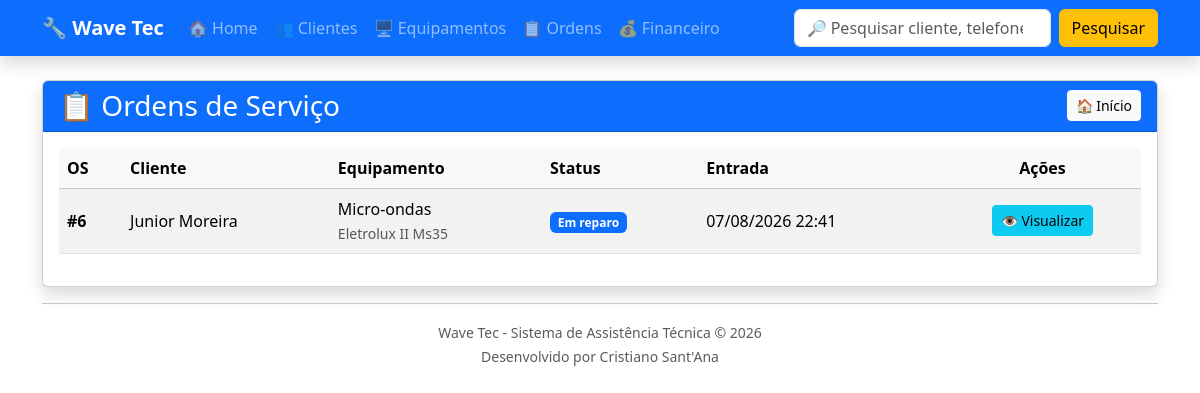
Page /ordens/?status=EM_REPARO on the earlier database version.
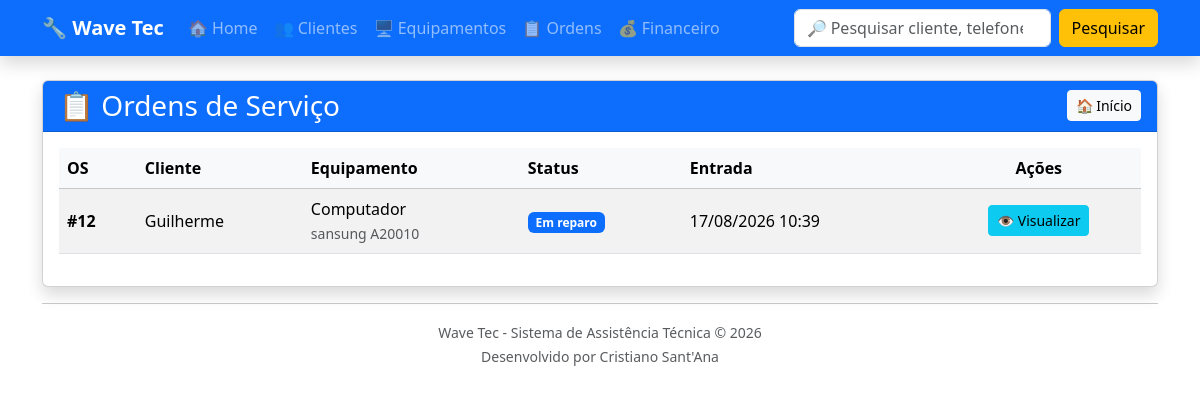
Same page on the later database version.
### ordens/models.py (models this page shows, shortened)
class OrdemServico(models.Model):
    STATUS = [
        ("ABERTA", "Aberta"),
        ("EM_ANALISE", "Em análise"),
        ("AGUARDANDO_PECA", "Aguardando peça"),
        ("EM_REPARO", "Em reparo"),
        ("PRONTO", "Pronto"),
        ("SEM_CONSERTO", "Sem conserto"),
        ("ENTREGUE", "Entregue"),
    ]
    equipamento_cadastrado = models.ForeignKey(
        Equipamento,
        on_delete=models.CASCADE,
        related_name="ordens"
    )
    data_abertura = models.DateTimeField(
        auto_now_add=True
    )
    defeito = models.TextField()
    acessorios = models.TextField(
        blank=True
    )
    observacoes = models.TextField(
        blank=True
    )
    reparo = models.TextField(
        blank=True
    )
    valor = models.DecimalField(
        max_digits=10,
        decimal_places=2,
        default=0
    )
    forma_pagamento = models.CharField(
        max_length=30,
        blank=True
    )
    status = models.CharField(
        max_length=20,
        choices=STATUS,
        default="ABERTA"
    )
    @property
    def cliente(self):
        return self.equipamento_cadastrado.cliente

### equipamentos/models.py (models this page shows, shortened)
class Equipamento(models.Model):
    TIPOS = [
        ("TV", "Televisão"),
        ("NOTE", "Notebook"),
        ("PC", "Computador"),
        ("CEL", "Celular"),
        ("SOM", "Som"),
        ("MICRO", "Micro-ondas"),
        ("OUTRO", "Outro"),
    ]
    cliente = models.ForeignKey(
        Cliente,
        on_delete=models.CASCADE
    )
    tipo = models.CharField(
        max_length=20,
        choices=TIPOS
    )
    marca = models.CharField(
        max_length=50
    )
    modelo = models.CharField(
        max_length=50
    )
    numero_serie = models.CharField(
        max_length=100,
        blank=True
    )
    acessorios = models.TextField(
        blank=True
    )
    garantia = models.BooleanField(
        default=False
    )
    data_entrada = models.DateField(
        auto_now_add=True
    )
    status = models.CharField(
        max_length=30,
        default="Em análise"
    )

### clientes/models.py (models this page shows, shortened)
class Cliente(models.Model):
    nome = models.CharField(max_length=100)
    telefone = models.CharField(max_length=20)
    endereco = models.CharField(max_length=200)

### ordens/views.py (the view)
def lista_ordens(request):
    status = request.GET.get("status")
    ordens = OrdemServico.objects.all()
    if status:
        ordens = ordens.filter(
            status=status
        )
    ordens = ordens.order_by("-id")
    return render(
        request,
        "ordens/lista_ordens.html",
        {
            "ordens": ordens,
            "status_filtro": status,
        }
    )

### ordens/templates/ordens/lista_ordens.html (shortened to what this page needs)
{% extends "base.html" %}
{% block content %}
<div class="card shadow">
    <div class="card-header bg-primary text-white">
        <div class="d-flex justify-content-between align-items-center">
            <h3 class="mb-0">
                📋 Ordens de Serviço
            </h3>
            <a href="/" class="btn btn-light btn-sm">
                🏠 Início
            </a>
        </div>
    </div>
    <div class="card-body">
        <table class="table table-striped table-hover align-middle">
            <thead class="table-light">
                <tr>
                    <th>OS</th>
                    <th>Cliente</th>
                    <th>Equipamento</th>
                    <th>Status</th>
                    <th>Entrada</th>
                    <th class="text-center">Ações</th>
                </tr>
            </thead>
            <tbody>
                {% for ordem in ordens %}
                <tr>
                    <td>
                        <strong>#{{ ordem.id }}</strong>
                    </td>
                    <td>
                        {{ ordem.cliente.nome }}
                    </td>
                    <td>
                        {{ ordem.equipamento_cadastrado.get_tipo_display }}
                        <br>
                        <small class="text-muted">
                            {{ ordem.equipamento_cadastrado.marca }}
                            {{ ordem.equipamento_cadastrado.modelo }}
                        </small>
                    </td>
                    <td>
                        {% if ordem.status == "ABERTA" %}
                            <span class="badge bg-danger">
                                Aberta
                            </span>
                        {% elif ordem.status == "EM_ANALISE" %}
                            <span class="badge bg-warning text-dark">
                                Em análise
                            </span>
                        {% elif ordem.status == "AGUARDANDO_PECA" %}
                            <span class="badge bg-info text-dark">
                                Aguardando peça
                            </span>
                        {% elif ordem.status == "EM_REPARO" %}
                            <span class="badge bg-primary">
                                Em reparo
                            </span>
                        {% elif ordem.status == "PRONTO" %}
                            <span class="badge bg-success">
                                Pronto
                            </span>
                        {% elif ordem.status == "SEM_CONSERTO" %}
                            <span class="badge bg-dark">
                                Sem conserto
                            </span>
                        {% elif ordem.status == "ENTREGUE" %}
                            <span class="badge bg-secondary">
                                Entregue
                            </span>
                        {% else %}
                            <span class="badge bg-light text-dark">
                                {{ ordem.get_status_display }}
                            </span>
                        {% endif %}
                    </td>
                    <td>
                        {{ ordem.data_abertura|date:"d/m/Y H:i" }}
                    </td>
                    <td class="text-center">
                        <a
                            href="{% url 'detalhe_ordem' ordem.id %}"
                            class="btn btn-info btn-sm">
                            👁 Visualizar
                        </a>
                    </td>
                </tr>
                {% empty %}
                <tr>
                    <td colspan="6" class="text-center">
                        Nenhuma Ordem de Serviço cadastrada.
                    </td>
                </tr>
                {% endfor %}
            </tbody>
        </table>
    </div>
</div>
{% endblock %}

Differences in the rows shown:
removed OrdemServico: id "6", cliente.nome "Junior Moreira", equipamento_cadastrado.tipo "Micro-ondas", equipamento_cadastrado.marca "Eletrolux II", equipamento_cadastrado.modelo "Ms35", status "Em reparo", data_abertura "07/08/2026 22:41"
added OrdemServico: id "12", cliente.nome "Guilherme", equipamento_cadastrado.tipo "Computador", equipamento_cadastrado.marca "sansung", equipamento_cadastrado.modelo "A20010", status "Em reparo", data_abertura "17/08/2026 10:39"
